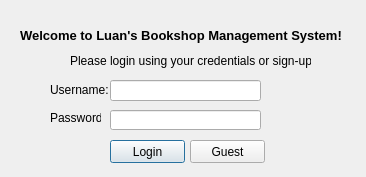
<?xml version="1.0" encoding="UTF-8"?>
<ui version="4.0">
 <class>Login</class>
 <widget class="QDialog" name="Login">
  <property name="geometry">
   <rect>
    <x>0</x>
    <y>0</y>
    <width>366</width>
    <height>177</height>
   </rect>
  </property>
  <property name="windowTitle">
   <string>Dialog</string>
  </property>
  <widget class="QLineEdit" name="log_username">
   <property name="geometry">
    <rect>
     <x>110</x>
     <y>80</y>
     <width>151</width>
     <height>21</height>
    </rect>
   </property>
  </widget>
  <widget class="QLineEdit" name="log_password">
   <property name="geometry">
    <rect>
     <x>110</x>
     <y>110</y>
     <width>151</width>
     <height>20</height>
    </rect>
   </property>
   <property name="echoMode">
    <enum>QLineEdit::Password</enum>
   </property>
  </widget>
  <widget class="QPushButton" name="pushButton">
   <property name="geometry">
    <rect>
     <x>110</x>
     <y>140</y>
     <width>75</width>
     <height>23</height>
    </rect>
   </property>
   <property name="text">
    <string>Login</string>
   </property>
  </widget>
  <widget class="QPushButton" name="pushButton_2">
   <property name="geometry">
    <rect>
     <x>190</x>
     <y>140</y>
     <width>75</width>
     <height>23</height>
    </rect>
   </property>
   <property name="text">
    <string>Guest</string>
   </property>
  </widget>
  <widget class="QLabel" name="label">
   <property name="geometry">
    <rect>
     <x>50</x>
     <y>80</y>
     <width>61</width>
     <height>20</height>
    </rect>
   </property>
   <property name="text">
    <string>Username: </string>
   </property>
  </widget>
  <widget class="QLabel" name="label_2">
   <property name="geometry">
    <rect>
     <x>50</x>
     <y>110</y>
     <width>51</width>
     <height>16</height>
    </rect>
   </property>
   <property name="text">
    <string>Password:</string>
   </property>
  </widget>
  <widget class="QLabel" name="label_3">
   <property name="geometry">
    <rect>
     <x>20</x>
     <y>10</y>
     <width>331</width>
     <height>51</height>
    </rect>
   </property>
   <property name="font">
    <font>
     <pointsize>10</pointsize>
     <weight>75</weight>
     <bold>true</bold>
    </font>
   </property>
   <property name="text">
    <string>Welcome to Luan's Bookshop Management System!</string>
   </property>
  </widget>
  <widget class="QLabel" name="label_4">
   <property name="geometry">
    <rect>
     <x>70</x>
     <y>50</y>
     <width>241</width>
     <height>21</height>
    </rect>
   </property>
   <property name="text">
    <string>Please login using your credentials or sign-up!</string>
   </property>
  </widget>
 </widget>
 <resources/>
 <connections/>
</ui>
